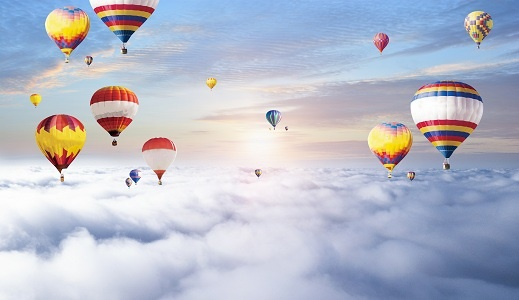
//> input picture bounding_boxes_and_circles/test.jpg, 519 x 300 px
$ ./main test.jpg   (built with g++ and OpenCV 4)
//> lines starting //> are read from the running program, lines starting //| are printed output that depends on the picture; after the words box and inside, x2 and y2 are one past the last pixel; in counts of white or black regions, pixels touching at a corner belong together
/**
 * @file main.cpp
 * @author ssm
 * @brief 为图形轮廓绘制矩形边框和圆
 * @version 0.1
 * @date 2021-01-14
 *
 * @copyright Copyright (c) 2021
 *
 */
#include <opencv2/imgproc.hpp>
#include <opencv2/imgcodecs.hpp>
#include <opencv2/highgui.hpp>
#include <iostream>

using namespace std;
using namespace cv;

//Global Variables
Mat src, src_gray;
int thresh = 100;
const char *source_window = "Source";
const char *contours_window = "Contours";

//function header
void thresh_callback(int, void *);

//main
int main(int argc, char **argv)
{
    //load image
    src = imread(argv[1], IMREAD_COLOR);
//> src is the input picture: 300 rows x 519 cols, CV_8UC3; mean B, G, R 202.4, 187.7, 183.1
    if (src.empty())
    {
        cout << "Could not open or find the image " << endl;
        return -1;
    }

    //convert the image to gray scale and blur it
    cvtColor(src, src_gray, COLOR_BGR2GRAY);
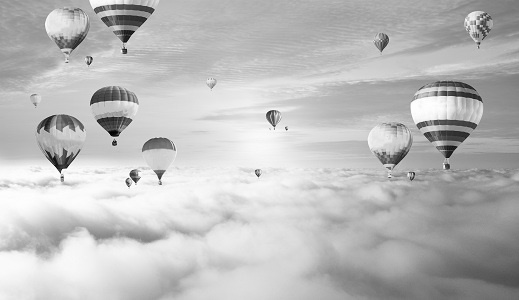
//> src_gray: 300 rows x 519 cols, CV_8UC1; min 3, max 255, mean 188
    blur(src_gray, src_gray, Size(3, 3), Point(-1, -1), BORDER_REFLECT101);

    namedWindow(source_window, WINDOW_AUTOSIZE);
    //create trackbar
    createTrackbar("Thresh", source_window, &thresh, 255, thresh_callback);
    thresh_callback(0, 0);

    imshow(source_window, src);
    waitKey();

    return 0;
}

void thresh_callback(int, void *)
{
    //阈值处理
    Mat thresh_output;
    threshold(src_gray, thresh_output, thresh, 255, THRESH_BINARY);
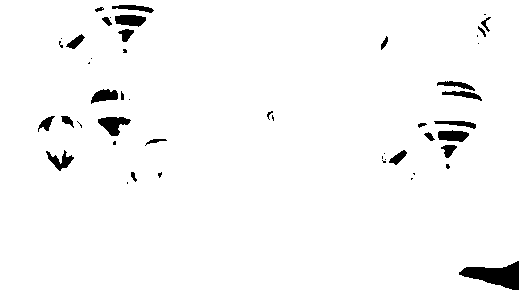
//> thresh_output: 300 rows x 519 cols, CV_8UC1; 97.3% white; 49 black regions (22 under 20 px)

    //寻找图像中的轮廓
    std::vector<vector<Point> > contours;
    vector<Vec4i> hierarchy;
    findContours(thresh_output, contours, hierarchy, RETR_TREE, CHAIN_APPROX_SIMPLE, Point(0, 0));
//> contours = 56 contours, 26 with area under 20; largest, box (x1, y1, x2, y2) and area: (0, 0, 519, 300) 153885, (97, 116, 132, 137) 400, (114, 14, 147, 28) 320, (437, 129, 470, 143) 315, (90, 88, 119, 105) 288

    vector<vector<Point> > contours_poly(contours.size()); //轮廓的近似轮廓
//> contours_poly = 56 empty contours
    vector<Rect> boundRect(contours.size());              //轮廓的最小矩形边框
    vector<Point2f> center(contours.size());              //轮廓的最小圆形边框的圆心
    vector<float> radius(contours.size());                //圆形边框的半径

    for (size_t i = 0; i < contours.size(); i++)
    {
        /**
         * @brief 以指定精度逼近多边形曲线
         * @param curve, input vector of a 2D point stored in std::vector or Mat
         * @param approxCurve, Result of the approximation. The type should match the type of the input cuve.
         * @param epsilon, This is the maximum distance between the original curve and its approximation.
         * @param closed, If true,the approximated curve is closed(its first and last vertices are connected).Otherwise,it is not closed.
         *
         */
        approxPolyDP(contours[i], contours_poly[i], 3, true);
        //绘制矩形边框
        boundRect[i] = boundingRect(contours_poly[i]);
        //绘制圆形边框
        minEnclosingCircle(contours_poly[i], center[i], radius[i]);
    }
//> this loop made 56 passes

    //画出结果
    Mat drawing = Mat::zeros(thresh_output.size(), CV_8UC3);
    for (size_t i = 0; i < contours.size(); i++)
    {
        //绘制轮廓
        drawContours(drawing, contours_poly, (int)i, Scalar(255, 255, 255), 1, 8, vector<Vec4i>(), 0, Point(0, 0));
        //绘制矩形边框
        rectangle(drawing, boundRect[i].tl(), boundRect[i].br(), Scalar(0, 0, 255), 1, 8, 0);
        //绘制圆形边框
        circle(drawing, center[i], (int)radius[i], Scalar(0, 255, 0), 1, 8, 0);
    }
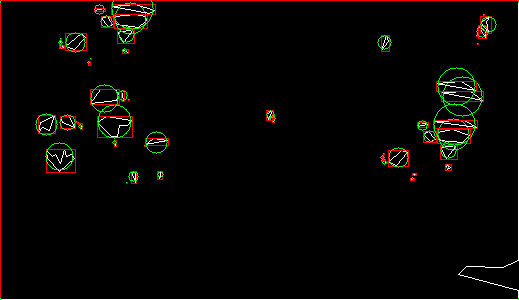
//> drawing: 300 rows x 519 cols, CV_8UC3; mean B, G, R 3, 5.6, 7.1

    imshow(contours_window, drawing);
}
